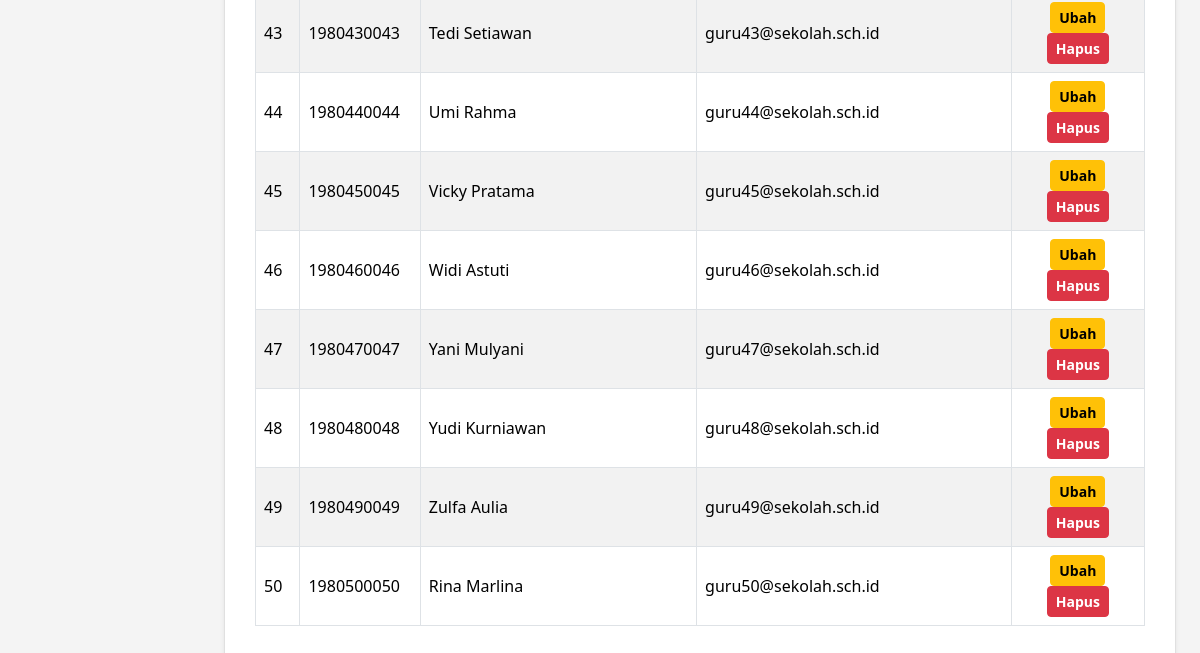
The app's page /kelola_guru.php (signed in, lower part), older data.
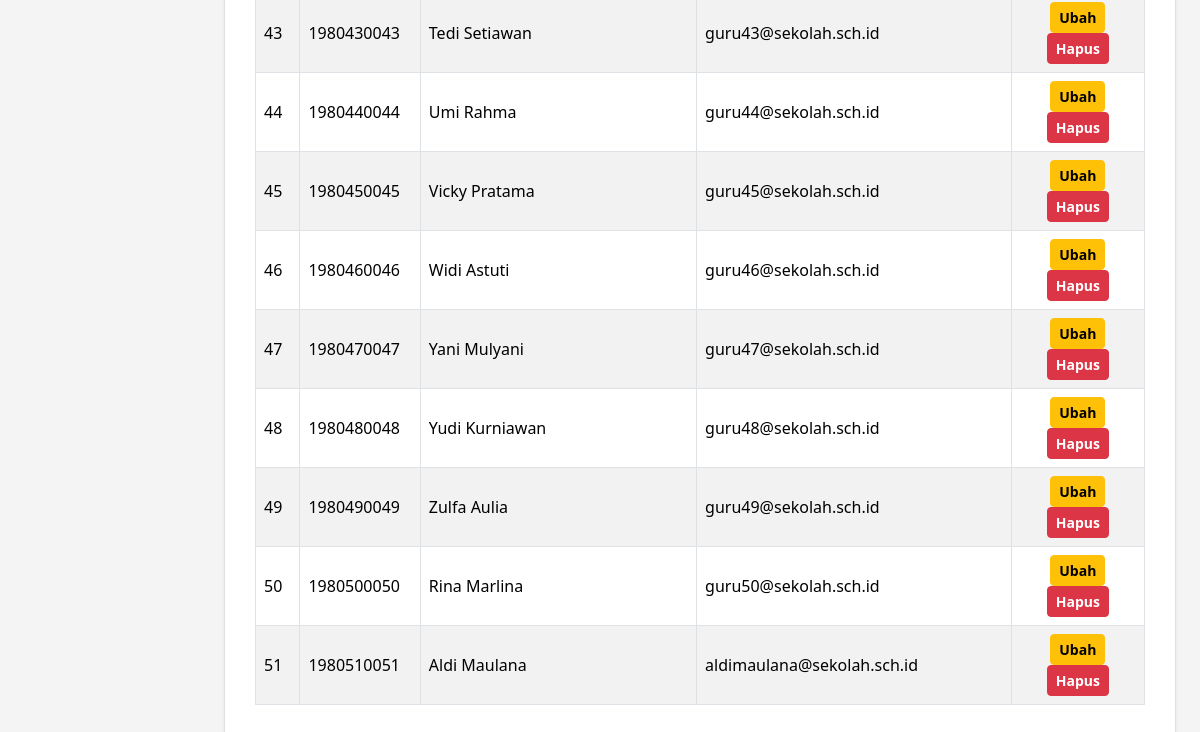
The same page, newer data.
### tables this page shows
CREATE TABLE `t_guru` (
  `id` int(11) NOT NULL,
  `nip` varchar(30) NOT NULL,
  `nama` varchar(150) NOT NULL,
  `email` varchar(150) NOT NULL,
  `status_aktif` tinyint(1) NOT NULL,
  `user_id` int(11) NOT NULL,
  `created_at` timestamp NOT NULL DEFAULT current_timestamp(),
  `updated_at` timestamp NOT NULL DEFAULT current_timestamp()
);

### kelola_guru.php (the view, shortened to what this page needs)
<?php
$db_connection = $conn ?? $koneksi ?? @mysqli_connect("localhost", "root", "", "db_ukk_2026");
$check_nis = $db_connection ? @mysqli_query($db_connection, "SHOW COLUMNS FROM t_guru LIKE 'nis'") : false;
$kolom_id_guru = ($check_nis && mysqli_num_rows($check_nis) > 0) ? 'nis' : 'nip';
$query = "SELECT *, $kolom_id_guru AS nis_val FROM t_guru";
$result = $db_connection ? @mysqli_query($db_connection, $query) : false;
?>
<!DOCTYPE html>
<html lang="id">
<head>
    <link href="https://cdn.jsdelivr.net/npm/bootstrap@5.3.8/dist/css/bootstrap.min.css" rel="stylesheet">
    <link href="https://cdn.datatables.net/1.13.8/css/dataTables.bootstrap5.min.css" rel="stylesheet">
</head>
<body>
<div class="container-fluid d-flex p-0" style="min-height: 100vh;">
    <div class="row flex-grow-1 g-0 w-100">
        <main class="col-md-9 col-lg-10 p-4">
            <div class="content-card shadow-sm">
                <div class="table-responsive">
                    <table id="tableGuru" class="table table-bordered table-striped align-middle w-100">
                        <tbody>
                            <?php
                            $no = 1;
                            if ($result && mysqli_num_rows($result) > 0) {
                                while ($row = mysqli_fetch_assoc($result)) {
                            ?>
                                    <tr>
                                        <td><?= $no++ ?></td>
                                        <td><?= htmlspecialchars($row['nis_val'] ?? '-') ?></td>
                                        <td><?= htmlspecialchars($row['nama'] ?? '-') ?></td>
                                        <td><?= htmlspecialchars($row['email'] ?? '-') ?></td>
                                        <td class="text-center">
                                            <a href="edit_guru.php?id=<?= $row['id'] ?>" class="btn btn-sm btn-warning fw-semibold px-2">Ubah</a>
                                            <a href="hapus_guru.php?id=<?= $row['id'] ?>" class="btn btn-sm btn-danger fw-semibold px-2" onclick="return confirm('Yakin ingin menghapus data ini?')">Hapus</a>
                                        </td>
                                    </tr>
                            <?php
                                }
                            } else {
                            ?>
                                <tr>
                                    <td colspan="5" class="text-center text-muted py-4">Belum ada data guru di dalam tabel t_guru.</td>
                                </tr>
                            <?php
                            }
                            ?>
                        </tbody>
                    </table>
                </div>
            </div>
        </main>
    </div>
</div>
</body>
</html>

Row changes from the older to the newer data that the page shows:
added t_guru: nip "1980510051", nama "Aldi Maulana", email "aldimaulana@sekolah.sch.id"
